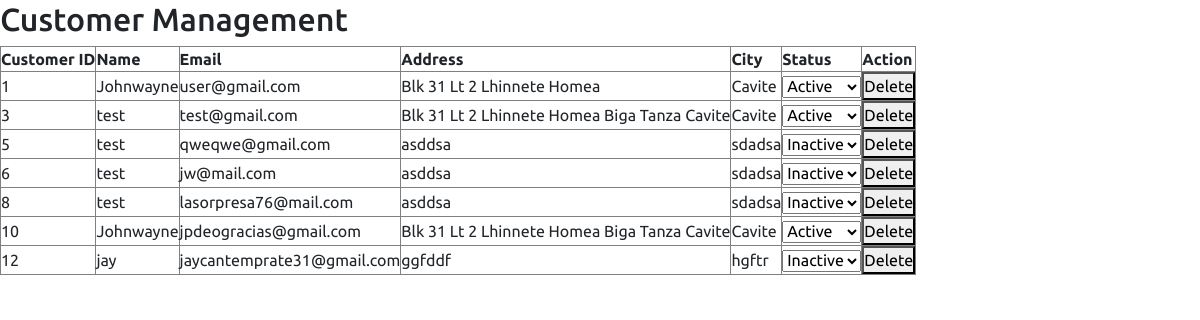
/admin/customer.php, run on an earlier commit of the app's database.
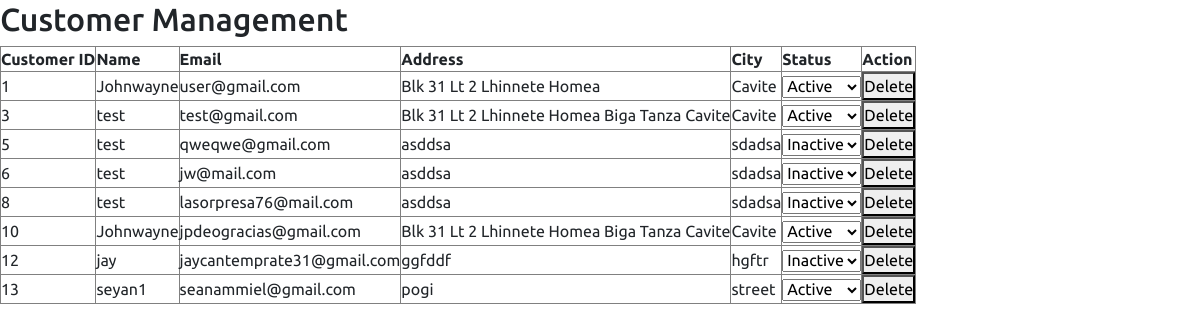
And on a later commit of the database.
### tables this page shows
CREATE TABLE `customer` (
  `cust_id` int(11) NOT NULL,
  `cust_name` varchar(255) NOT NULL,
  `cust_email` varchar(255) NOT NULL,
  `cust_phone` varchar(15) NOT NULL,
  `cust_address` text NOT NULL,
  `cust_city` varchar(255) NOT NULL,
  `cust_zip` varchar(10) NOT NULL,
  `cust_s_name` varchar(255) DEFAULT NULL,
  `cust_s_phone` varchar(15) DEFAULT NULL,
  `cust_s_address` text DEFAULT NULL,
  `cust_s_city` varchar(255) DEFAULT NULL,
  `cust_s_zip` varchar(10) DEFAULT NULL,
  `cust_password` varchar(255) NOT NULL,
  `cust_datetime` datetime DEFAULT current_timestamp(),
  `cust_timestamp` timestamp NOT NULL DEFAULT current_timestamp() ON UPDATE current_timestamp(),
  `cust_status` enum('active','inactive','suspended') DEFAULT 'active'
);

### admin/customer.php (the view, shortened to what this page needs)
<?php
include("header.php");
try {
    $stmt = $pdo->query("SELECT cust_id, cust_name, cust_email, cust_address, cust_city, cust_status FROM customer");
    $customers = $stmt->fetchAll(PDO::FETCH_ASSOC);
} catch (PDOException $e) {
    echo "Error fetching customers: " . $e->getMessage();
    exit;
}
?>
<!DOCTYPE html>
<html lang="en">
<head>
</head>
<body>
<h2>Customer Management</h2>
<table border="1">
    <thead>
        <tr>
            <th>Customer ID</th>
            <th>Name</th>
            <th>Email</th>
            <th>Address</th>
            <th>City</th>
            <th>Status</th>
            <th>Action</th>
        </tr>
    </thead>
    <tbody>
        <?php foreach ($customers as $customer): ?>
        <tr>
            <td><?php echo htmlspecialchars($customer['cust_id']); ?></td>
            <td><?php echo htmlspecialchars($customer['cust_name']); ?></td>
            <td><?php echo htmlspecialchars($customer['cust_email']); ?></td>
            <td><?php echo htmlspecialchars($customer['cust_address']); ?></td>
            <td><?php echo htmlspecialchars($customer['cust_city']); ?></td>
            <td>
                <form action="change-status.php" method="POST">
                    <select name="status" onchange="this.form.submit()">
                        <option value="active" <?php echo ($customer['cust_status'] == 'active') ? 'selected' : ''; ?>>Active</option>
                        <option value="inactive" <?php echo ($customer['cust_status'] == 'inactive') ? 'selected' : ''; ?>>Inactive</option>
                    </select>
                </form>
            </td>
            <td>
                <form action="customer-delete.php" method="POST" onsubmit="return confirm('Are you sure you want to delete this customer?');">
                    <button type="submit" name="delete_customer">Delete</button>
                </form>
            </td>
        </tr>
        <?php endforeach; ?>
    </tbody>
</table>
</body>
</html>

### admin/header.php (shortened to what this page needs)
<!DOCTYPE html>
<html lang="en">
<head>
    <link rel="stylesheet" href="../css/style.css">
    <link href="https://stackpath.bootstrapcdn.com/bootstrap/4.5.2/css/bootstrap.min.css" rel="stylesheet">
    <link href="https://cdn.jsdelivr.net/npm/select2@4.0.13/dist/css/select2.min.css" rel="stylesheet" />
</head>

### css/style.css (style rules this page uses)
* { font-family: "Ubuntu", sans-serif; margin: 0; padding: 0; box-sizing: border-box; }
:root { --blue: #dd91ad; --white: #e9e9e9; --gray: #f5f5f5; --black1: #222; --black2: #999; }
body { min-height: 100vh; overflow-x: hidden; }

What changed in the data, as far as the page shows it:
added customer: cust_id "13", cust_name "seyan1", cust_email "seanammiel@gmail.com", cust_address "pogi", cust_city "street", status "Active"
